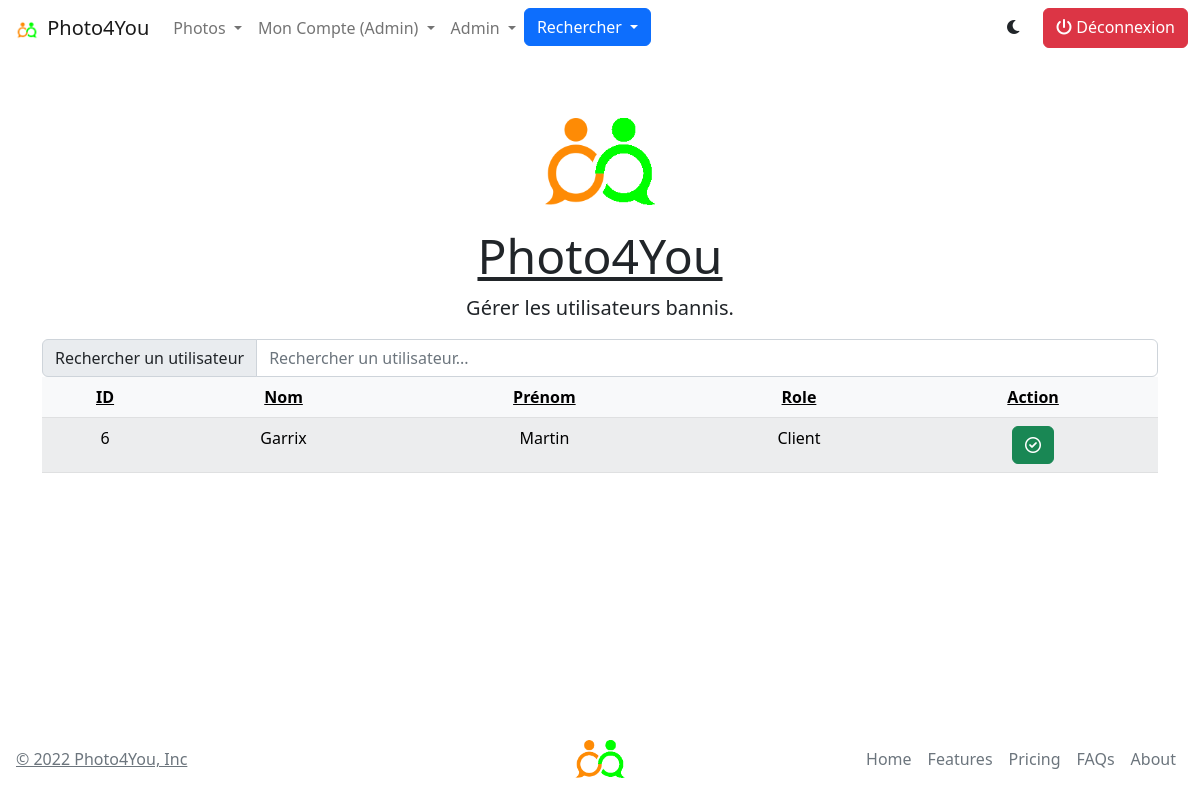
/utilisateurs-bannis.php (signed in), run on the app's committed database.
### tables this page shows
CREATE TABLE `utilisateurs` (
  `Id` int(11) NOT NULL,
  `Nom` varchar(30) NOT NULL,
  `Prenom` varchar(30) NOT NULL,
  `Type` varchar(30) NOT NULL,
  `Mail` varchar(90) NOT NULL,
  `Mdp` varchar(256) NOT NULL,
  `Credit` int(11) NOT NULL DEFAULT 0,
  `Banned` tinyint(1) NOT NULL DEFAULT 0
);

### includes/connection.inc.php (called while the page is built, shortened)
<?php
    $host = "127.0.0.1";
    $db = "photo4you2";
    $user = "root";
    $pass ="";
    try {
        $db = new PDO("mysql:host =$host;dbname=$db;charset=utf8",$user,$pass);
        $db->setAttribute(PDO::ATTR_ERRMODE, PDO::ERRMODE_EXCEPTION);
    } catch (PDOException $e) {
        echo'Echec de la connexion :' .$e->getMessage();
        die();
    }
    include_once("./includes/functions.inc.php");
    $managerUser = new UserManager($db);
?>

### classes/UserManager.class.php (called while the page is built, shortened)
<?php
class UserManager
{
	private $_db;
	public function getBannedList() {
		$req =  $this->_db->prepare('SELECT * FROM utilisateurs WHERE banned = 1');
		try {
			$req->execute();
			return $req->fetchAll(PDO::FETCH_ASSOC);
		} catch(PDOException $e) {
			echo $e->getMessage();
		}
	}
	public function setDb(PDO $db) {
		$this->_db = $db;
	}
}
?>

### utilisateurs-bannis.php (the view, shortened to what this page needs)
<?php
    include_once("./includes/connection.inc.php");
    include_once("./includes/header.inc.php");
    echo generationEntete("Photo4You", "Gérer les utilisateurs bannis.");
?>
    <div class="container">
        <div class="input-group">
            <span class="input-group-text">Rechercher un utilisateur</span>
            <input type="text" class="form-control" id="myInput" onkeyup="searchShortcut()" placeholder="Rechercher un utilisateur...">
        </div>
        <table class="table table-striped table-hover text-center table-light">
            <thead>
                <tr>
                    <th scope="col" class="text-decoration-underline">ID</th>
                    <th scope="col" class="text-decoration-underline">Nom</th>
                    <th scope="col" class="text-decoration-underline">Prénom</th>
                    <th scope="col" class="text-decoration-underline">Role</th>
                    <th scope="col" class="text-decoration-underline">Action</th>
                </tr>
            </thead>
            <tbody id="racourci-container">
                <?php
                    foreach ($managerUser->getBannedList() as $user):
                ?>
                <tr class='racourci'>
                    <td class='racourci-title'><?=$user['Id']?></td>
                    <td class='racourci-title'><?=ucfirst($user['Nom'])?></td>
                    <td class='racourci-title'><?=ucfirst($user['Prenom'])?></td>
                    <td class='racourci-title'><?=ucfirst($user['Type'])?></td>
                    <td class='racourci-title'>
                        <a title="Debanir cet utilisateur" class="btn btn-success" href="./utilisateurs-bannis.php?unban=<?=$user['Id']?>&nom=<?=$user['Nom']?>" role="button"><i class="fa-regular fa-circle-check"></i></a>
                    </td>
                </tr>
                <?php
                    endforeach;
                ?>
            </tbody>
        </table>
    </div>
<?php
    include_once("./includes/footer.inc.php");
?>

### data on the page
utilisateurs: Id "6", Nom "Garrix", Prenom "Martin", Type "Client"

### other printed values
$_SESSION["type"] "Admin"
$titre "Photo4You"
$sous_titre "Gérer les utilisateurs bannis."
